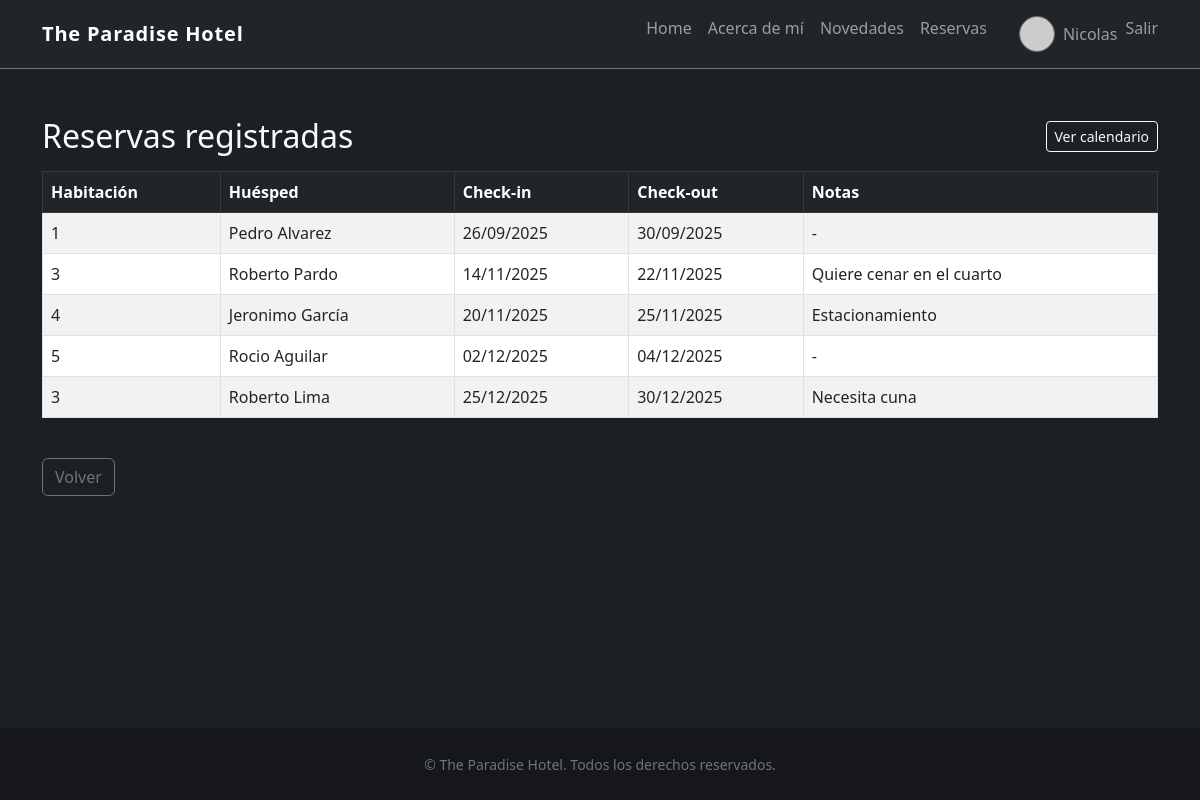
/reservas/ (signed in), run on the app's committed database.
### HotelApp/models.py (models this page shows, shortened)
class Reserva(models.Model):
    habitacion = models.ForeignKey(Habitacion, on_delete=models.CASCADE)
    nombre = models.CharField(max_length=100)
    apellido = models.CharField(max_length=100)
    check_in = models.DateField()
    check_out = models.DateField()
    notas = models.TextField(blank=True)

class Habitacion(models.Model):
    numero = models.IntegerField(unique=True)
    tipo = models.CharField(max_length=50)
    precio = models.DecimalField(max_digits=8, decimal_places=2)
    disponible = models.BooleanField(default=True)

### HotelApp/views.py (the view)
# urls.py: path("reservas/", views.lista_reservas, name="lista_reservas"),
@login_required
def lista_reservas(request):
    reservas = Reserva.objects.select_related(
        "habitacion").order_by("check_in")
    return render(request, "lista_reservas.html", {"reservas": reservas})

### Cuentas/context_processors.py (called while the page is built)
def perfil_actual(request):
    if not request.user.is_authenticated:
        return {}
    perfil, _ = Perfil.objects.get_or_create(user=request.user)
    return {"perfil_actual": perfil}

### Cuentas/models.py (called while the page is built)
    def avatar_url(self):
        if self.avatar:
            return self.avatar.url
        nombre = self.user.get_full_name() or self.user.get_username()
        return "https://ui-avatars.com/api/?background=262b33&color=f8f9fa&name=" + quote_plus(nombre)

### HotelApp/Templates/lista_reservas.html (shortened to what this page needs)
{% extends "base.html" %}
{% block content %}
  <div class="d-flex justify-content-between align-items-center mb-3 flex-wrap gap-2">
    <h2 class="mb-0">Reservas registradas</h2>
    <a href="{% url 'calendario_reservas' %}" class="btn btn-outline-light btn-sm">Ver calendario</a>
  </div>
  {% if reservas %}
    <div class="table-responsive">
      <table class="table table-striped table-bordered align-middle">
        <thead class="table-dark">
          <tr>
            <th>Habitación</th>
            <th>Huésped</th>
            <th>Check-in</th>
            <th>Check-out</th>
            <th>Notas</th>
          </tr>
        </thead>
        <tbody>
          {% for reserva in reservas %}
            <tr>
              <td>{{ reserva.habitacion.numero }}</td>
              <td>{{ reserva.nombre }} {{ reserva.apellido }}</td>
              <td>{{ reserva.check_in|date:"d/m/Y" }}</td>
              <td>{{ reserva.check_out|date:"d/m/Y" }}</td>
              <td>{{ reserva.notas|default:"-" }}</td>
            </tr>
          {% endfor %}
        </tbody>
      </table>
    </div>
  {% else %}
    <p class="text-muted">Todavía no hay reservas cargadas.</p>
  {% endif %}
  <div class="mt-4">
    <a href="{% url 'home' %}" class="btn btn-outline-secondary">Volver</a>
  </div>
{% endblock %}

### HotelApp/Templates/base.html (shortened to what this page needs)
<!DOCTYPE html>
<html lang="es">
<head>
    <link href="https://cdn.jsdelivr.net/npm/bootstrap@5.3.0/dist/css/bootstrap.min.css" rel="stylesheet">
</head>
<body class="d-flex flex-column min-vh-100">
    <header class="border-bottom border-secondary">
        <nav class="navbar navbar-expand-lg navbar-dark bg-dark">
            <div class="container">
                <a class="navbar-brand" href="{% url 'home' %}">The Paradise Hotel</a>
                <div class="collapse navbar-collapse" id="navbarMain">
                    <ul class="navbar-nav ms-auto">
                        <li class="nav-item">
                            <a class="nav-link" href="{% url 'home' %}">Home</a>
                        </li>
                        <li class="nav-item">
                            <a class="nav-link" href="{% url 'paginas:about' %}">Acerca de mí</a>
                        </li>
                        <li class="nav-item">
                            <a class="nav-link" href="{% url 'paginas:lista' %}">Novedades</a>
                        </li>
                        <li class="nav-item">
                            <a class="nav-link" href="{% url 'lista_reservas' %}">Reservas</a>
                        </li>
                        {% if request.user.is_authenticated %}
                            <li class="nav-item d-flex align-items-center ms-lg-3">
                                <a class="nav-link d-flex align-items-center gap-2" href="{% url 'cuentas:perfil' %}">
                                    <img src="{{ perfil_actual.avatar_url }}" alt="Avatar de {{ request.user.username }}" class="nav-avatar">
                                    <span>{{ request.user.first_name|default:request.user.username }}</span>
                                </a>
                            </li>
                            <li class="nav-item">
                                <form action="{% url 'cuentas:logout' %}" method="post" class="d-inline">
                                    <button type="submit" class="btn btn-link nav-link px-0">Salir</button>
                                </form>
                            </li>
                        {% endif %}
                    </ul>
                </div>
            </div>
        </nav>
    </header>
    <main class="container flex-grow-1 py-5">
        {% block content %}
        {% endblock %}
    </main>
    <footer class="py-4 mt-auto text-center">
        <div class="container">
            <small class="text-secondary">&copy; {{ now|date:"Y" }} The Paradise Hotel. Todos los derechos reservados.</small>
        </div>
    </footer>
</body>
</html>

### HotelApp/Templates/base.html (style rules this page uses)
body { background-color: #1c1f24; color: #f8f9fa; min-height: 100vh; display: flex; flex-direction: column; }
.navbar-brand { font-weight: 600; letter-spacing: 0.04em; }
footer { background: rgba(0, 0, 0, 0.25); }
.nav-avatar { width: 36px; height: 36px; border-radius: 50%; object-fit: cover; border: 1px solid rgba(255, 255, 255, 0.35); }

### data on the page
Reserva: habitacion.numero "1", nombre "Pedro", apellido "Alvarez", check_in "26/09/2025", check_out "30/09/2025", notas "-"
Reserva: habitacion.numero "3", nombre "Roberto", apellido "Pardo", check_in "14/11/2025", check_out "22/11/2025", notas "Quiere cenar en el cuarto"
Reserva: habitacion.numero "4", nombre "Jeronimo", apellido "García", check_in "20/11/2025", check_out "25/11/2025", notas "Estacionamiento"
Reserva: habitacion.numero "5", nombre "Rocio", apellido "Aguilar", check_in "02/12/2025", check_out "04/12/2025", notas "-"
Reserva: habitacion.numero "3", nombre "Roberto", apellido "Lima", check_in "25/12/2025", check_out "30/12/2025", notas "Necesita cuna"

### other printed values
{{ request.user.first_name|default:request.user.username }} "Nicolas"
